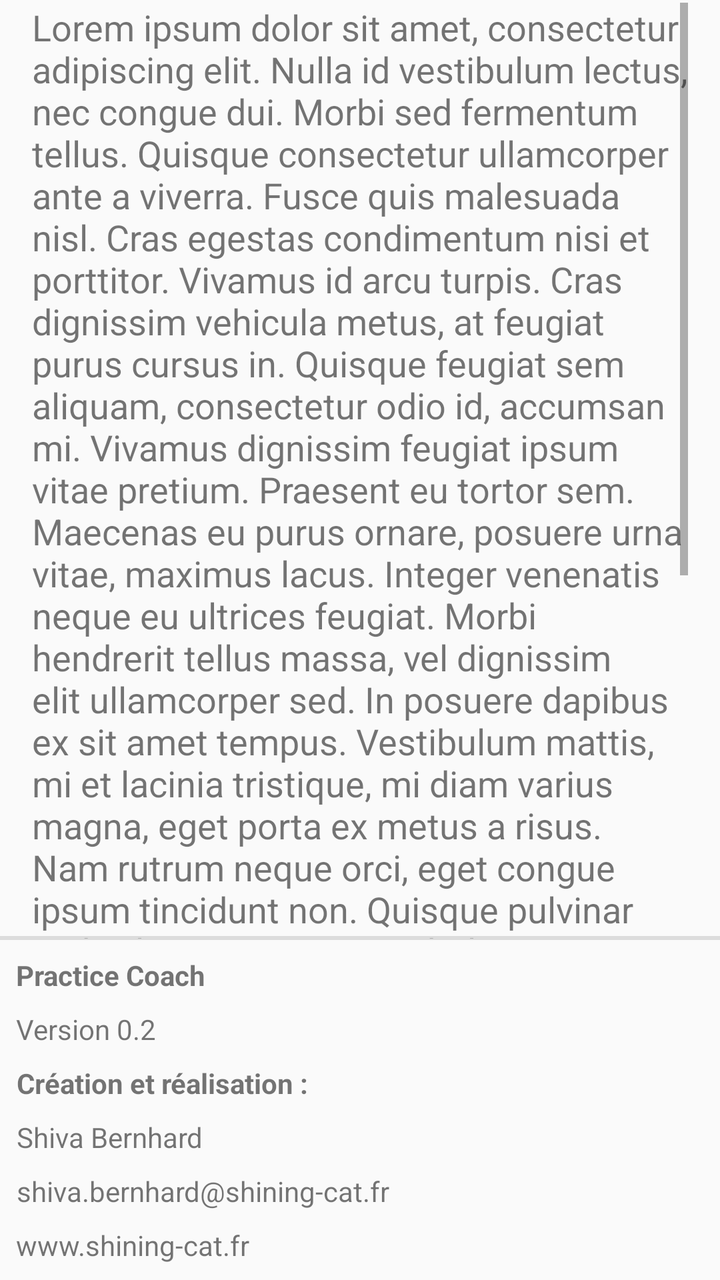
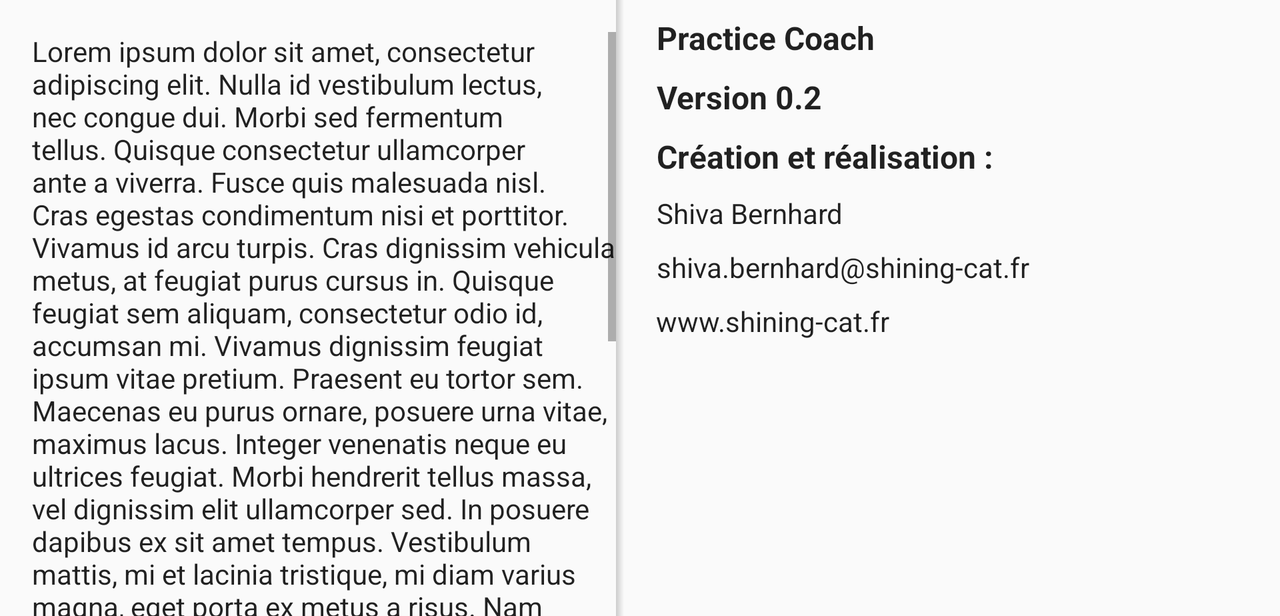

The same Android screen from two of the app's own layout files: first res/layout/ as a phone draws it, then the repository's variant for another configuration, drawn on a device whose configuration selects that folder. Both files follow.
<!-- AndroidManifest.xml: application theme AppTheme -->
<!-- res/layout/dialog_fragment_infos.xml -->
<?xml version="1.0" encoding="utf-8"?>
<android.support.constraint.ConstraintLayout xmlns:android="http://schemas.android.com/apk/res/android"
    xmlns:app="http://schemas.android.com/apk/res-auto"
    android:layout_width="match_parent"
    android:layout_height="match_parent">

    <ScrollView
        android:layout_width="0dp"
        android:layout_height="500dp"
        android:layout_marginBottom="8dp"
        android:layout_marginEnd="8dp"
        android:layout_marginStart="8dp"
        android:layout_marginTop="8dp"
        android:paddingBottom="16dp"
        android:paddingEnd="8dp"
        android:paddingStart="8dp"
        android:paddingTop="16dp"
        app:layout_constraintBottom_toBottomOf="@+id/view"
        app:layout_constraintEnd_toEndOf="parent"
        app:layout_constraintHorizontal_bias="0.0"
        app:layout_constraintStart_toStartOf="parent"
        app:layout_constraintTop_toTopOf="parent">

        <TextView
            android:id="@+id/infos_content_txtvw"
            android:layout_width="match_parent"
            android:layout_height="wrap_content"
            android:text="@string/infos_text_string"
            android:textSize="18sp" />
    </ScrollView>

    <View
        android:id="@+id/view"
        android:layout_width="match_parent"
        android:layout_height="2dp"
        android:layout_marginBottom="8dp"
        android:background="?android:attr/dividerVertical"
        app:layout_constraintBottom_toTopOf="@+id/infos_appname_txtvw" />


    <TextView
        android:id="@+id/infos_appname_txtvw"
        android:layout_width="wrap_content"
        android:layout_height="wrap_content"
        android:layout_marginBottom="8dp"
        android:layout_marginStart="8dp"
        android:gravity="center_horizontal"
        android:text="@string/app_name"
        android:textStyle="bold"
        app:layout_constraintBottom_toTopOf="@+id/infos_appversion_txtvw"
        app:layout_constraintStart_toStartOf="parent" />

    <TextView
        android:id="@+id/infos_appversion_txtvw"
        android:layout_width="wrap_content"
        android:layout_height="wrap_content"
        android:layout_marginBottom="8dp"
        android:layout_marginStart="8dp"
        android:gravity="center_horizontal"
        android:text="@string/app_version"
        app:layout_constraintBottom_toTopOf="@+id/infos_appmadeby_txtvw"
        app:layout_constraintStart_toStartOf="parent" />

    <TextView
        android:id="@+id/infos_appmadeby_txtvw"
        android:layout_width="wrap_content"
        android:layout_height="wrap_content"
        android:layout_marginBottom="8dp"
        android:layout_marginStart="8dp"
        android:gravity="center_horizontal"
        android:text="@string/app_made_by"
        android:textStyle="bold"
        app:layout_constraintBottom_toTopOf="@+id/infos_name_txtvw"
        app:layout_constraintStart_toStartOf="parent" />

    <TextView
        android:id="@+id/infos_name_txtvw"
        android:layout_width="wrap_content"
        android:layout_height="wrap_content"
        android:layout_marginBottom="8dp"
        android:layout_marginStart="8dp"
        android:gravity="center_horizontal"
        android:text="@string/app_made_name"
        app:layout_constraintBottom_toTopOf="@+id/infos_contact_txtvw"
        app:layout_constraintStart_toStartOf="parent" />

    <TextView
        android:id="@+id/infos_contact_txtvw"
        android:layout_width="wrap_content"
        android:layout_height="wrap_content"
        android:layout_marginBottom="8dp"
        android:layout_marginStart="8dp"
        android:gravity="center_horizontal"
        android:text="@string/contact"
        app:layout_constraintBottom_toTopOf="@+id/infos_website_txtvw"
        app:layout_constraintStart_toStartOf="parent" />

    <TextView
        android:id="@+id/infos_website_txtvw"
        android:layout_width="wrap_content"
        android:layout_height="wrap_content"
        android:layout_marginBottom="8dp"
        android:layout_marginStart="8dp"
        android:gravity="center_horizontal"
        android:text="@string/website"
        app:layout_constraintBottom_toBottomOf="parent"
        app:layout_constraintStart_toStartOf="parent" />

    
    <ImageView
        android:id="@+id/infos_logo_shining-cat_imgvw"
        android:layout_width="wrap_content"
        android:layout_height="0dp"
        android:layout_marginEnd="8dp"
        android:layout_weight="1"
        android:adjustViewBounds="true"
        android:contentDescription="@string/shining_cat_logo_content_description"
        android:cropToPadding="false"
        android:scaleType="fitCenter"
        android:src="@drawable/signature_kiwi_black"
        app:layout_constraintBottom_toBottomOf="@+id/infos_website_txtvw"
        app:layout_constraintEnd_toEndOf="parent"
        app:layout_constraintTop_toTopOf="@+id/infos_appname_txtvw" />


</android.support.constraint.ConstraintLayout>
<!-- resources referenced by this layout -->
<resources>
  <string name="app_made_by">Création et réalisation :</string>
  <string name="app_made_name">Shiva Bernhard</string>
  <string name="app_name">Practice Coach</string>
  <string name="app_version">Version 0.2</string>
  <string name="contact">shiva.bernhard@shining-cat.fr</string>
  <string name="infos_text_string">Lorem ipsum dolor sit amet, consectetur adipiscing elit. Nulla id vestibulum lectus, nec congue dui. Morbi sed fermentum tellus. Quisque consectetur ullamcorper ante a viverra. Fusce quis malesuada nisl. Cras egestas condimentum nisi et porttitor. Vivamus id arcu turpis. Cras dignissim vehicula metus, at feugiat purus cursus in. Quisque feugiat sem aliquam, consectetur odio id, accumsan mi. Vivamus dignissim feugiat ipsum vitae pretium. Praesent eu tortor sem. Maecenas eu purus ornare, posuere urna vitae, maximus lacus. Integer venenatis neque eu ultrices feugiat. Morbi hendrerit tellus massa, vel dignissim elit ullamcorper sed. In posuere dapibus ex sit amet tempus.
  Vestibulum mattis, mi et lacinia tristique, mi diam varius magna, eget porta ex metus a risus. Nam rutrum neque orci, eget congue ipsum tincidunt non. Quisque pulvinar sed velit eu cursus. Vestibulum nec porta elit. In eget diam magna. Integer in eros interdum, ornare mi quis, sagittis diam. Aliquam ullamcorper quam a gravida lacinia. Maecenas a mattis metus. Nunc faucibus auctor tellus sed accumsan. Fusce posuere odio eget nibh iaculis vehicula. In hac habitasse platea dictumst. Donec dictum viverra diam sit amet tincidunt. Etiam pellentesque blandit massa, ut hendrerit purus accumsan eget. Cras viverra, nunc non semper ullamcorper, nisl ante sodales ante, at venenatis justo tellus a ipsum. Vestibulum aliquet accumsan pretium. Sed rhoncus a orci sit amet porta.</string>
  <string name="shining_cat_logo_content_description">Shining-cat logo</string>
  <string name="website">www.shining-cat.fr</string>
  <style name="AppTheme" parent="@style/Theme.AppCompat.Light.DarkActionBar">
          
          <item name="colorPrimary">@color/colorPrimary</item>
          <item name="colorPrimaryDark">@color/colorPrimaryDark</item>
          <item name="colorAccent">@color/colorAccent</item>
      </style>
  <color name="colorPrimary">#3F51B5</color>
  <color name="colorPrimaryDark">#303F9F</color>
  <color name="colorAccent">#FF4081</color>
</resources>
<!-- res/layout-land/dialog_fragment_infos.xml (the repository's variant of the layout above) -->
<!-- drawn on the phone turned sideways -->
<?xml version="1.0" encoding="utf-8"?>
<android.support.constraint.ConstraintLayout xmlns:android="http://schemas.android.com/apk/res/android"
    xmlns:app="http://schemas.android.com/apk/res-auto"
    xmlns:tools="http://schemas.android.com/tools"
    android:layout_width="wrap_content"
    android:layout_height="wrap_content">


    <ScrollView
        android:id="@+id/infos_scrollview"
        android:layout_width="300dp"
        android:layout_height="300dp"
        android:layout_marginStart="8dp"
        android:layout_marginTop="8dp"
        android:layout_marginBottom="0dp"
        android:paddingStart="8dp"
        android:paddingTop="8dp"
        android:paddingEnd="0dp"
        android:paddingBottom="0dp"
        app:layout_constraintBottom_toBottomOf="parent"
        app:layout_constraintEnd_toStartOf="@+id/infos_divider"
        app:layout_constraintStart_toStartOf="parent"
        app:layout_constraintTop_toTopOf="parent">

        <TextView
            android:id="@+id/infos_content_txtvw"
            android:layout_width="match_parent"
            android:layout_height="wrap_content"
            android:layout_marginEnd="0dp"
            android:text="@string/infos_text_string"
            android:textColor="?android:attr/textColorPrimary"
            android:textSize="14sp" />
    </ScrollView>

    <View
        android:id="@+id/infos_divider"
        android:layout_width="4dp"
        android:layout_height="0dp"
        android:layout_marginBottom="0dp"
        android:background="@drawable/shadow_right"
        app:layout_constraintBottom_toBottomOf="parent"
        app:layout_constraintStart_toEndOf="@+id/infos_scrollview"
        app:layout_constraintTop_toTopOf="parent" />

    <TextView
        android:id="@+id/infos_appname_txtvw"
        android:layout_width="wrap_content"
        android:layout_height="wrap_content"
        android:layout_marginStart="16dp"
        android:layout_marginTop="8dp"
        android:gravity="center_horizontal"
        android:text="@string/app_name"
        android:textColor="?android:attr/textColorPrimary"
        android:textSize="16sp"
        android:textStyle="bold"
        app:layout_constraintStart_toEndOf="@id/infos_divider"
        app:layout_constraintTop_toTopOf="parent" />

    <TextView
        android:id="@+id/infos_appversion_txtvw"
        android:layout_width="wrap_content"
        android:layout_height="wrap_content"
        android:layout_marginStart="16dp"
        android:layout_marginTop="8dp"
        android:gravity="center_horizontal"
        android:text="@string/app_version"
        android:textColor="?android:attr/textColorPrimary"
        android:textSize="16sp"
        android:textStyle="bold"
        app:layout_constraintStart_toEndOf="@id/infos_divider"
        app:layout_constraintTop_toBottomOf="@+id/infos_appname_txtvw" />

    <TextView
        android:id="@+id/infos_appmadeby_txtvw"
        android:layout_width="wrap_content"
        android:layout_height="wrap_content"
        android:layout_marginStart="16dp"
        android:layout_marginTop="8dp"
        android:gravity="center_horizontal"
        android:text="@string/app_made_by"
        android:textColor="?android:attr/textColorPrimary"
        android:textSize="16sp"
        android:textStyle="bold"
        app:layout_constraintStart_toEndOf="@id/infos_divider"
        app:layout_constraintTop_toBottomOf="@+id/infos_appversion_txtvw" />

    <TextView
        android:id="@+id/infos_name_txtvw"
        android:layout_width="wrap_content"
        android:layout_height="wrap_content"
        android:layout_marginStart="16dp"
        android:layout_marginTop="8dp"
        android:gravity="center_horizontal"
        android:text="@string/app_made_name"
        android:textColor="?android:attr/textColorPrimary"
        app:layout_constraintStart_toEndOf="@id/infos_divider"
        app:layout_constraintTop_toBottomOf="@+id/infos_appmadeby_txtvw" />

    <TextView
        android:id="@+id/infos_contact_txtvw"
        android:layout_width="wrap_content"
        android:layout_height="wrap_content"
        android:layout_marginStart="16dp"
        android:layout_marginTop="8dp"
        android:gravity="center_horizontal"
        android:text="@string/contact"
        android:textColor="?android:attr/textColorPrimary"
        app:layout_constraintStart_toEndOf="@id/infos_divider"
        app:layout_constraintTop_toBottomOf="@+id/infos_name_txtvw" />

    <TextView
        android:id="@+id/infos_website_txtvw"
        android:layout_width="wrap_content"
        android:layout_height="wrap_content"
        android:layout_marginStart="16dp"
        android:layout_marginTop="8dp"
        android:gravity="center_horizontal"
        android:text="@string/website"
        android:textColor="?android:attr/textColorPrimary"
        app:layout_constraintStart_toEndOf="@id/infos_divider"
        app:layout_constraintTop_toBottomOf="@+id/infos_contact_txtvw" />

    
    <android.support.constraint.Barrier
        android:id="@+id/barrier_info_dialog"
        android:layout_width="wrap_content"
        android:layout_height="wrap_content"
        android:layout_marginStart="16dp"
        app:barrierDirection="end"
        app:constraint_referenced_ids="infos_website_txtvw,infos_contact_txtvw,infos_appversion_txtvw,infos_appmadeby_txtvw,infos_name_txtvw,infos_appname_txtvw"
        app:layout_constraintEnd_toEndOf="parent"
        app:layout_constraintStart_toEndOf="@id/infos_contact_txtvw" />

    <ImageView
        android:id="@+id/infos_logo_shining-cat_imgvw"
        android:layout_width="0dp"
        android:layout_height="0dp"
        android:layout_marginStart="8dp"
        android:layout_marginTop="8dp"
        android:layout_marginEnd="8dp"
        android:layout_marginBottom="8dp"
        android:layout_weight="1"
        android:adjustViewBounds="true"
        android:contentDescription="@string/shining_cat_logo_content_description"
        android:cropToPadding="false"
        android:scaleType="fitCenter"
        android:src="@drawable/signature_kiwi_black"
        android:tint="?android:attr/textColorPrimary"
        app:layout_constraintBottom_toBottomOf="@+id/infos_scrollview"
        app:layout_constraintEnd_toEndOf="parent"
        app:layout_constraintStart_toEndOf="@+id/infos_scrollview"
        app:layout_constraintTop_toBottomOf="@+id/infos_website_txtvw" />
</android.support.constraint.ConstraintLayout>
<!-- resources referenced by the variant -->
<!-- as the phone turned sideways resolves them -->
<resources>
  <!-- drawable shadow_right (drawable) -->
  <?xml version="1.0" encoding="utf-8"?>
  <shape xmlns:android="http://schemas.android.com/apk/res/android">
      <gradient
          android:startColor="@android:color/transparent"
          android:endColor="#2e000000"
          android:angle="180" />
  </shape>
  <string name="app_made_by">Création et réalisation :</string>
  <string name="app_made_name">Shiva Bernhard</string>
  <string name="app_name">Practice Coach</string>
  <string name="app_version">Version 0.2</string>
  <string name="contact">shiva.bernhard@shining-cat.fr</string>
  <string name="infos_text_string">Lorem ipsum dolor sit amet, consectetur adipiscing elit. Nulla id vestibulum lectus, nec congue dui. Morbi sed fermentum tellus. Quisque consectetur ullamcorper ante a viverra. Fusce quis malesuada nisl. Cras egestas condimentum nisi et porttitor. Vivamus id arcu turpis. Cras dignissim vehicula metus, at feugiat purus cursus in. Quisque feugiat sem aliquam, consectetur odio id, accumsan mi. Vivamus dignissim feugiat ipsum vitae pretium. Praesent eu tortor sem. Maecenas eu purus ornare, posuere urna vitae, maximus lacus. Integer venenatis neque eu ultrices feugiat. Morbi hendrerit tellus massa, vel dignissim elit ullamcorper sed. In posuere dapibus ex sit amet tempus.
  Vestibulum mattis, mi et lacinia tristique, mi diam varius magna, eget porta ex metus a risus. Nam rutrum neque orci, eget congue ipsum tincidunt non. Quisque pulvinar sed velit eu cursus. Vestibulum nec porta elit. In eget diam magna. Integer in eros interdum, ornare mi quis, sagittis diam. Aliquam ullamcorper quam a gravida lacinia. Maecenas a mattis metus. Nunc faucibus auctor tellus sed accumsan. Fusce posuere odio eget nibh iaculis vehicula. In hac habitasse platea dictumst. Donec dictum viverra diam sit amet tincidunt. Etiam pellentesque blandit massa, ut hendrerit purus accumsan eget. Cras viverra, nunc non semper ullamcorper, nisl ante sodales ante, at venenatis justo tellus a ipsum. Vestibulum aliquet accumsan pretium. Sed rhoncus a orci sit amet porta.</string>
  <string name="shining_cat_logo_content_description">Shining-cat logo</string>
  <string name="website">www.shining-cat.fr</string>
  <style name="AppTheme" parent="@style/Theme.AppCompat.Light.DarkActionBar">
          
          <item name="colorPrimary">@color/colorPrimary</item>
          <item name="colorPrimaryDark">@color/colorPrimaryDark</item>
          <item name="colorAccent">@color/colorAccent</item>
      </style>
  <color name="colorPrimary">#3F51B5</color>
  <color name="colorPrimaryDark">#303F9F</color>
  <color name="colorAccent">#FF4081</color>
</resources>
